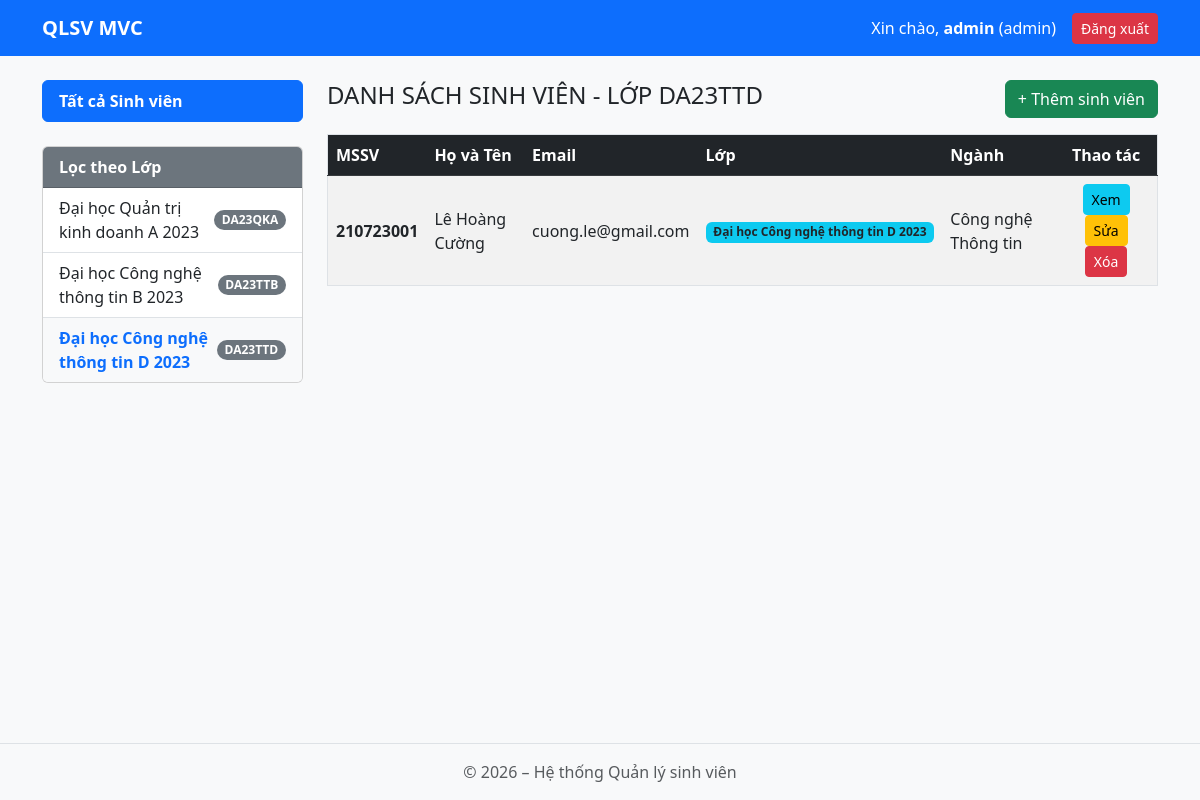
The page /index.php?action=students&class_code=DA23TTD (signed in) on the database its author committed.
### tables this page shows
CREATE TABLE IF NOT EXISTS `classes` (
  `class_code` VARCHAR(15) NOT NULL PRIMARY KEY,
  `class_name` VARCHAR(100) NOT NULL,
  `major_code` VARCHAR(5) NOT NULL,
  CONSTRAINT `fk_classes_majors` FOREIGN KEY (`major_code`) REFERENCES `majors` (`major_code`) ON DELETE CASCADE ON UPDATE CASCADE
);

CREATE TABLE IF NOT EXISTS `students` (
  `student_id` VARCHAR(9) NOT NULL PRIMARY KEY,
  `fullname` VARCHAR(100) NOT NULL,
  `email` VARCHAR(100) NOT NULL,
  `phone` VARCHAR(15) NOT NULL,
  `class_code` VARCHAR(15) NOT NULL,
  CONSTRAINT `fk_students_classes` FOREIGN KEY (`class_code`) REFERENCES `classes` (`class_code`) ON DELETE CASCADE ON UPDATE CASCADE
);

CREATE TABLE IF NOT EXISTS `majors` (
  `major_code` VARCHAR(5) NOT NULL PRIMARY KEY,
  `major_name` VARCHAR(100) NOT NULL
);

### app/controllers/StudentController.php (called while the page is built, shortened)
<?php
require_once __DIR__ . '/../models/StudentModel.php';
require_once __DIR__ . '/../models/ClassModel.php';
class StudentController {
    private $studentModel;
    private $classModel;
    public function __construct() {
        $this->db = new DataBase();
        $this->studentModel = new StudentModel($this->db);
        $this->classModel = new ClassModel($this->db);
    }
    public function index() {
        $selected_class = isset($_GET['class_code']) ? $_GET['class_code'] : null;
        $students = $this->studentModel->all($selected_class);
        $classes  = $this->classModel->all();
        require_once __DIR__ . '/../views/students/index.php';
    }
}

### public/index.php (called while the page is built, shortened)
<?php
$router = new Router();
$router->dispatch();
?>

### app/models/ClassModel.php (called while the page is built, shortened)
<?php
class ClassModel {
    private $db;
    public function __construct(DataBase $db) {
        $this->db = $db;
    }
    public function all() {
        $pdo = $this->db->getConnection();
        $sql = "SELECT c.*, m.major_name
                FROM classes c
                JOIN majors m ON c.major_code = m.major_code
                ORDER BY c.class_code ASC";
        $stmt = $pdo->prepare($sql);
        $stmt->execute();
        return $stmt->fetchAll();
    }
}

### app/models/StudentModel.php (called while the page is built, shortened)
<?php
class StudentModel {
    private $db;
    public function __construct(DataBase $db, $id = null, $fullname = '', $email = '', $phone = '', $class_code = '') {
        $this->db = $db;
        $this->student_id = $id;
        $this->fullname = $fullname;
        $this->email = $email;
    }
    public function all($class_code_filter = null) {
        $pdo = $this->db->getConnection();
        $sql = "SELECT s.*, c.class_name, m.major_name
                FROM students s
                JOIN classes c ON s.class_code = c.class_code
                JOIN majors m ON c.major_code = m.major_code";
        if ($class_code_filter) {
            $sql .= " WHERE s.class_code = :class_code";
        }
        $sql .= " ORDER BY s.student_id DESC";
        $stmt = $pdo->prepare($sql);
        if ($class_code_filter) {
            $stmt->bindValue(':class_code', $class_code_filter, PDO::PARAM_STR);
        }
        $stmt->execute();
        $rows = $stmt->fetchAll();
        $list = [];
        foreach ($rows as $row) {
            $st = new StudentModel($this->db, $row['student_id'], $row['fullname'], $row['email'], $row['phone'], $row['class_code']);
            $st->class_name = $row['class_name'];
            $st->major_name = $row['major_name'];
            $list[] = $st;
        }
        return $list;
    }
}

### app/views/students/index.php (the view)
<?php require_once __DIR__ . '/../layouts/header.php'; ?>
<?php require_once __DIR__ . '/../layouts/sidebar.php'; ?>
<div class="col-md-9">
    <div class="d-flex justify-content-between align-items-center mb-3">
        <h4>
            DANH SÁCH SINH VIÊN
            <?php
                if (isset($_GET['class_code'])) {
                    echo "- LỚP " . htmlspecialchars($_GET['class_code']);
                }
            ?>
        </h4>
        <?php if ($_SESSION['user']['role'] === 'admin'): ?>
            <a href="index.php?action=student-create" class="btn btn-success">+ Thêm sinh viên</a>
        <?php endif; ?>
    </div>
    <div class="table-responsive">
        <table class="table table-striped table-hover border align-middle">
            <thead class="table-dark">
                <tr>
                    <th>MSSV</th>
                    <th>Họ và Tên</th>
                    <th>Email</th>
                    <th>Lớp</th>
                    <th>Ngành</th>
                    <th class="text-center">Thao tác</th>
                </tr>
            </thead>
            <tbody>
                <?php if (empty($students)): ?>
                    <tr>
                        <td colspan="6" class="text-center text-muted">Không có sinh viên nào trong danh sách.</td>
                    </tr>
                <?php else: ?>
                    <?php foreach ($students as $st): ?>
                        <tr>
                            <td><strong><?= htmlspecialchars($st->student_id) ?></strong></td>
                            <td><?= htmlspecialchars($st->fullname) ?></td>
                            <td><?= htmlspecialchars($st->email) ?></td>
                            <td><span class="badge bg-info text-dark"><?= htmlspecialchars($st->class_name) ?></span></td>
                            <td><?= htmlspecialchars($st->major_name) ?></td>
                            <td class="text-center">
                                <a href="index.php?action=student-detail&id=<?= $st->student_id ?>" class="btn btn-info btn-sm">Xem</a>
                                <?php if ($_SESSION['user']['role'] === 'admin'): ?>
                                    <a href="index.php?action=student-edit&id=<?= $st->student_id ?>" class="btn btn-warning btn-sm">Sửa</a>
                                    <a href="index.php?action=student-delete&id=<?= $st->student_id ?>" class="btn btn-danger btn-sm" onclick="return confirm('Bạn có chắc muốn xóa sinh viên này?')">Xóa</a>
                                <?php endif; ?>
                            </td>
                        </tr>
                    <?php endforeach; ?>
                <?php endif; ?>
            </tbody>
        </table>
    </div>
</div>
<?php require_once __DIR__ . '/../layouts/footer.php'; ?>

### app/views/layouts/sidebar.php
<div class="col-md-3">
    <div class="list-group mb-4">
        <a href="index.php?action=students" class="list-group-item list-group-item-action fw-bold active">
            Tất cả Sinh viên
        </a>
    </div>
    <div class="card">
        <div class="card-header bg-secondary text-white fw-bold">
            Lọc theo Lớp
        </div>
        <div class="list-group list-group-flush">
            <?php foreach ($classes as $c): ?>
                <a href="index.php?action=students&class_code=<?= $c['class_code'] ?>"
                   class="list-group-item list-group-item-action d-flex justify-content-between align-items-center <?= (isset($_GET['class_code']) && $_GET['class_code'] == $c['class_code']) ? 'fw-bold text-primary bg-light' : '' ?>">
                    <?= htmlspecialchars($c['class_name']) ?>
                    <span class="badge bg-secondary rounded-pill"><?= htmlspecialchars($c['class_code']) ?></span>
                </a>
            <?php endforeach; ?>
        </div>
    </div>
</div>

### public/css/style.css (style rules this page uses)
body { background-color: #f8f9fa; padding-bottom: 70px; }
.table th { vertical-align: middle; }

### rows shown on the page
classes: class_name "Đại học Quản trị kinh doanh A 2023", class_code "DA23QKA"
classes: class_name "Đại học Công nghệ thông tin B 2023", class_code "DA23TTB"
classes: class_name "Đại học Công nghệ thông tin D 2023", class_code "DA23TTD"
students: student_id "210723001", fullname "Lê Hoàng Cường", email "cuong.le@gmail.com", class_code.class_name "Đại học Công nghệ thông tin D 2023", majors.major_name "Công nghệ Thông tin"

### other values the page prints
$_SESSION['user']['username'] "admin"
$_SESSION['user']['role'] "admin"
$_GET['class_code'] "DA23TTD"
